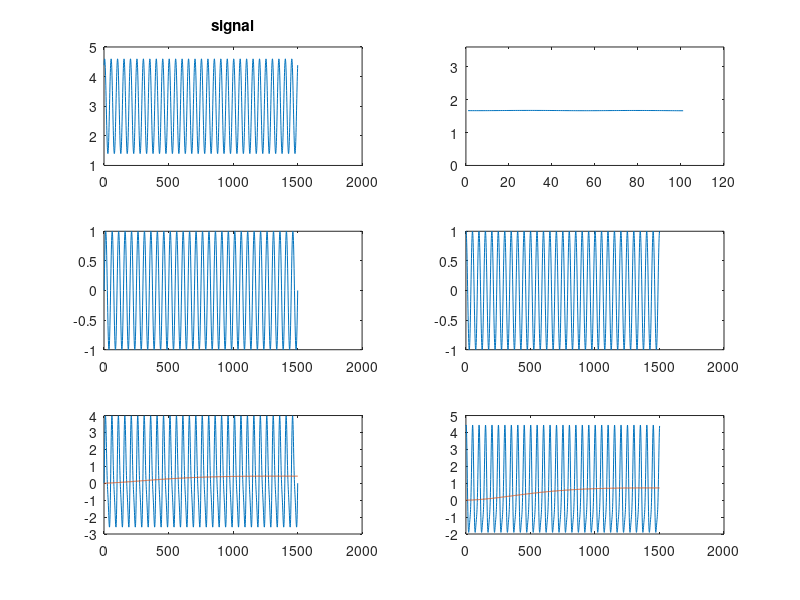

Reproduce this figure in MATLAB.
freq = 100;
multiplier = 50;
cycles = 30;
amplitude = 1.6;
offset = 3;

Fs = freq*multiplier;
t = 0:1:multiplier*cycles;

signal = amplitude*sin(freq*2*pi*t/Fs + pi/3) + offset;
subplot(3,2,1);
plot(signal);
title('signal');

sine_table = sin(freq*2*pi*t/Fs);
cos_table = cos(freq*2*pi*t/Fs);

subplot(3,2,3);
plot(sine_table);
subplot(3,2,4);
plot(cos_table);


mix1 = signal.*sine_table;
mix2 = signal.*cos_table;

[b,a] = butter(2, 0.001);

filt1 = filter(b,a,mix1);
filt2 = filter(b,a,mix2);

subplot(3,2,5);
plot(mix1);
hold on
plot(filt1);

subplot(3,2,6);
plot(mix2);
hold on
plot(filt2);

mag = 2*sqrt(filt1(1, end-100:end).^2 + filt2(1, end-100:end).^2);
subplot(3,2,2);
plot(mag);
ylim([0,amplitude+2]);

mean(mag)
rms(mag)
